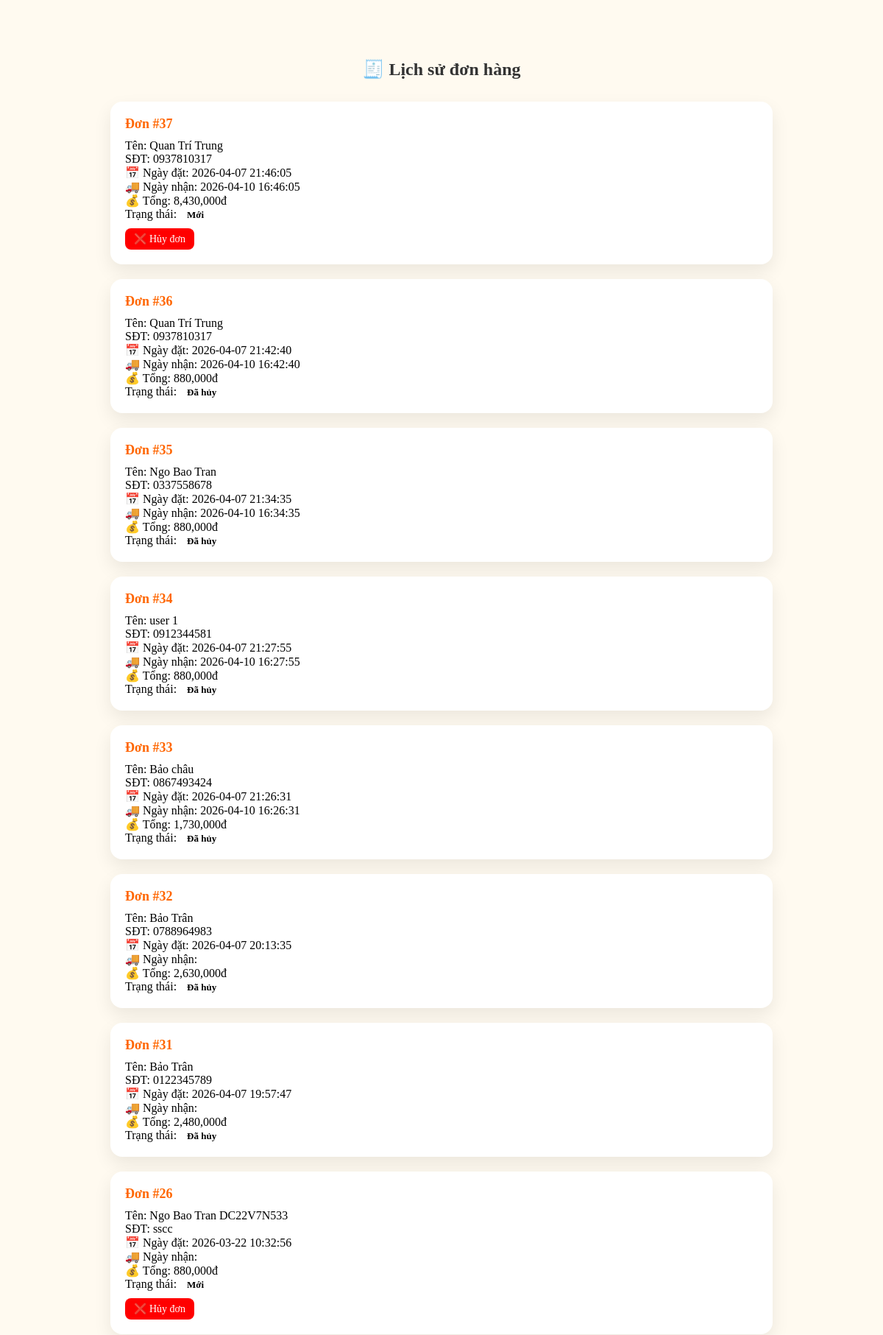
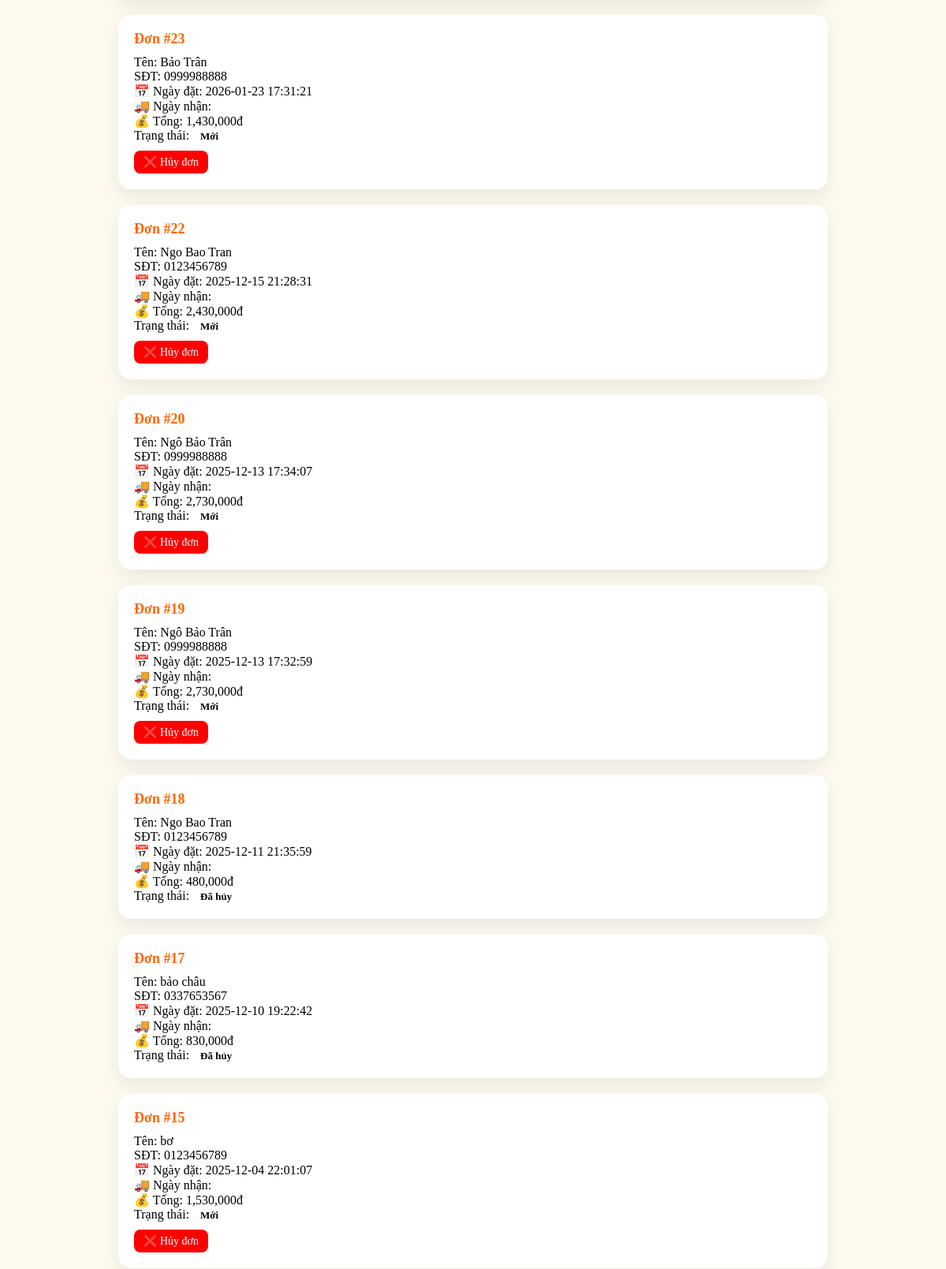
The page /my_orders.php (signed in, upper part) on the database its author committed (2 pictures, top to bottom).
### tables this page shows
CREATE TABLE `orders` (
  `id` int(11) NOT NULL,
  `user_id` int(11) DEFAULT NULL,
  `customer_name` varchar(255) NOT NULL,
  `customer_email` varchar(255) DEFAULT NULL,
  `customer_phone` varchar(20) NOT NULL,
  `customer_address` text NOT NULL,
  `shipping_fee` decimal(10,2) NOT NULL DEFAULT 0.00,
  `total_amount` decimal(10,2) NOT NULL,
  `order_date` datetime DEFAULT current_timestamp(),
  `delivery_time` datetime DEFAULT NULL,
  `status` varchar(50) DEFAULT 'Mới'
);

### my_orders.php (the view, shortened to what this page needs)
<?php
include 'db_config.php';
if (isset($_SESSION['is_admin']) && $_SESSION['is_admin'] == 1) {
    $stmt = $pdo->query("SELECT * FROM orders ORDER BY id DESC");
}
else {
    $stmt = $pdo->prepare("SELECT * FROM orders WHERE user_id = ? ORDER BY id DESC");
    $stmt->execute([$_SESSION['user_id']]);
}
$orders = $stmt->fetchAll(PDO::FETCH_ASSOC);
?>
<link rel="stylesheet" href="css/style.css">
<div class="orders-container">
<h2>🧾 Lịch sử đơn hàng</h2>
<?php foreach ($orders as $order): ?>
    <div class="order-box">
        <div class="order-title">Đơn #<?= $order['id'] ?></div>
        Tên: <?= $order['customer_name'] ?><br>
        SĐT: <?= $order['customer_phone'] ?><br>
        📅 Ngày đặt: <?= $order['order_date'] ?><br>
        🚚 Ngày nhận: <?= $order['delivery_time'] ?><br>
        💰 Tổng: <?= number_format($order['total_amount']) ?>đ<br>
        Trạng thái:
        <span class="order-status"><?= $order['status'] ?></span><br>
        <?php if ($order['status'] == 'Mới'): ?>
            <a href="cancel_order.php?id=<?= $order['id'] ?>"
               onclick="return confirm('Bạn có chắc muốn hủy đơn này?')"
               class="cancel-btn">
               ❌ Hủy đơn
            </a>
        <?php endif; ?>
    </div>
<?php endforeach; ?>
</div>

### css/style.css (style rules this page uses)
.orders-container { max-width: 900px; margin: 40px auto; padding: 20px; }
.orders-container h2 { text-align: center; margin-bottom: 30px; color: #333; }
.order-box { background: #fff; border-radius: 16px; padding: 20px; margin-bottom: 20px; box-shadow: 0 10px 25px rgba(0, 0, 0, 0.08); transition: 0.3s; }
.order-title { font-size: 18px; font-weight: bold; margin-bottom: 10px; color: #ff6600; }
.order-status { padding: 4px 10px; border-radius: 8px; font-size: 13px; font-weight: bold; }
.cancel-btn { display: inline-block; margin-top: 10px; background: red; color: white; padding: 6px 12px; border-radius: 8px; text-decoration: none; font-size: 14px; transition: 0.3s; }

### rows shown on the page
orders: id "37", customer_name "Quan Trí Trung", customer_phone "0937810317", order_date "2026-04-07 21:46:05", delivery_time "2026-04-10 16:46:05", total_amount "8,430,000", status "Mới"
orders: id "36", customer_name "Quan Trí Trung", customer_phone "0937810317", order_date "2026-04-07 21:42:40", delivery_time "2026-04-10 16:42:40", total_amount "880,000", status "Đã hủy"
orders: id "35", customer_name "Ngo Bao Tran", customer_phone "0337558678", order_date "2026-04-07 21:34:35", delivery_time "2026-04-10 16:34:35", total_amount "880,000", status "Đã hủy"
orders: id "34", customer_name "user 1", customer_phone "0912344581", order_date "2026-04-07 21:27:55", delivery_time "2026-04-10 16:27:55", total_amount "880,000", status "Đã hủy"
orders: id "33", customer_name "Bảo châu", customer_phone "0867493424", order_date "2026-04-07 21:26:31", delivery_time "2026-04-10 16:26:31", total_amount "1,730,000", status "Đã hủy"
orders: id "32", customer_name "Bảo Trân", customer_phone "0788964983", order_date "2026-04-07 20:13:35", total_amount "2,630,000", status "Đã hủy"
orders: id "31", customer_name "Bảo Trân", customer_phone "0122345789", order_date "2026-04-07 19:57:47", total_amount "2,480,000", status "Đã hủy"
orders: id "26", customer_name "Ngo Bao Tran DC22V7N533", customer_phone "sscc", order_date "2026-03-22 10:32:56", total_amount "880,000", status "Mới"
orders: id "23", customer_name "Bảo Trân", customer_phone "0999988888", order_date "2026-01-23 17:31:21", total_amount "1,430,000", status "Mới"
orders: id "22", customer_name "Ngo Bao Tran", customer_phone "0123456789", order_date "2025-12-15 21:28:31", total_amount "2,430,000", status "Mới"
orders: id "20", customer_name "Ngô Bảo Trân", customer_phone "0999988888", order_date "2025-12-13 17:34:07", total_amount "2,730,000", status "Mới"
orders: id "19", customer_name "Ngô Bảo Trân", customer_phone "0999988888", order_date "2025-12-13 17:32:59", total_amount "2,730,000", status "Mới"
orders: id "18", customer_name "Ngo Bao Tran", customer_phone "0123456789", order_date "2025-12-11 21:35:59", total_amount "480,000", status "Đã hủy"
orders: id "17", customer_name "bảo châu", customer_phone "0337653567", order_date "2025-12-10 19:22:42", total_amount "830,000", status "Đã hủy"
orders: id "15", customer_name "bơ", customer_phone "0123456789", order_date "2025-12-04 22:01:07", total_amount "1,530,000", status "Mới"
